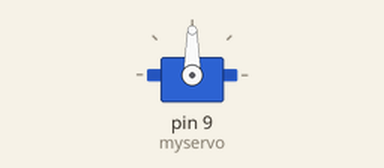
Simulated run of this sketch. Board: Arduino Uno, built with avr-gcc and run on an emulated ATmega328P. On the bench: servo.

Above: at 0.05 s.
At 1.25 s:
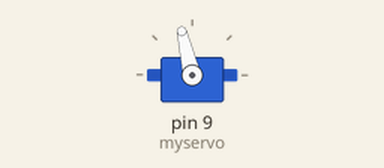
At 2.9 s:
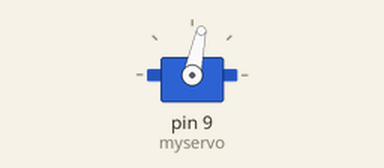
Timing chart, 0 to 7.3 s (numbered marks = the images above):
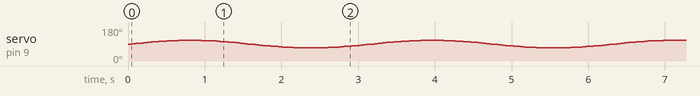

The sketch:

Servo_Control.ino
```cpp
#include <Servo.h>

Servo myservo;  // create servo object to control a servo
// twelve servo objects can be created on most boards

//variable used to define servos angle.
float pos = 0;

// variable to store the servo position
float ang = 0;

// Servos sweep speed.
float vel = 0.1;

void setup() {

  //command for attatching a servo to a specific pin.
  myservo.attach(9);  // attaches the servo on pin 9 to the servo object

}

void loop() {

 //do some maths
 pos = 90 + 20*sin(ang);

 //increase angle variable.
 ang += vel;

 //command to send servo to specific angle
 myservo.write(pos);

 //wait a little bit to let the servo reach its goal position.
 delay(50);


}
```
